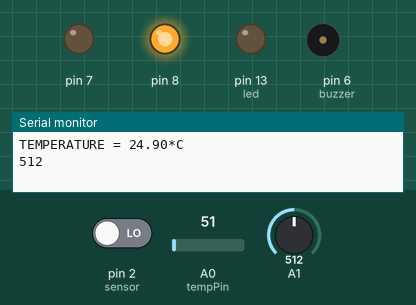
This sketch was run on a simulated Arduino Uno, built with avr-gcc and run on an emulated ATmega328P. Parts: output pins drawn as LEDs (lit = HIGH), buzzer (waves = sounding), the last lines printed to the serial monitor. The inputs (shaded band) are chosen by the test bench; at power-on: pin 2 (sensor) LOW, A1 = 512, A0 (tempPin) = 51.

Above: at 1.8 s.
1.9 s: pin 2 (sensor) driven HIGH
At 3.4 s:
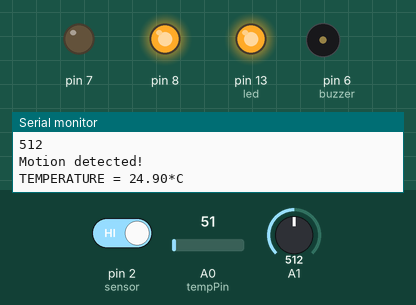
4.0 s: A1 set to 640
6.0 s: A1 set to 657
At 8.1 s:
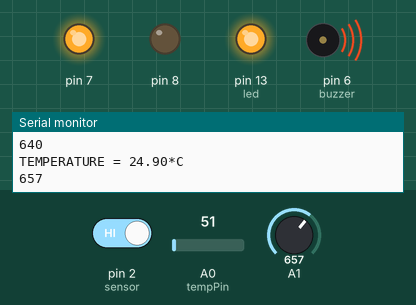
8.5 s: pin 2 (sensor) driven LOW
At 9.3 s:
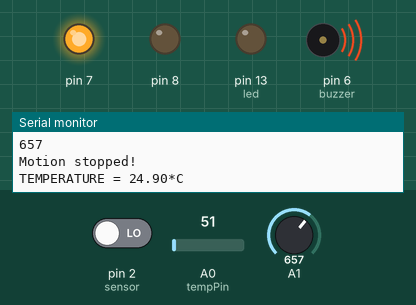
10.5 s: A1 set to 511
At 14.0 s:
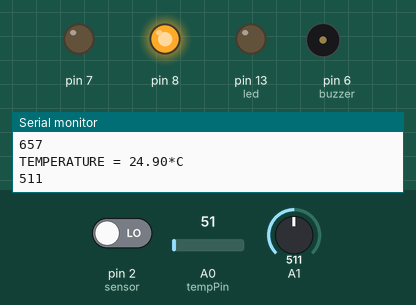
14.5 s: A1 set to 660
At 16.3 s:
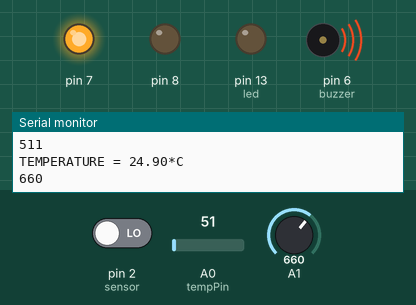
Timing chart, 0 to 17.8 s (numbered marks = the images above; inputs shaded):
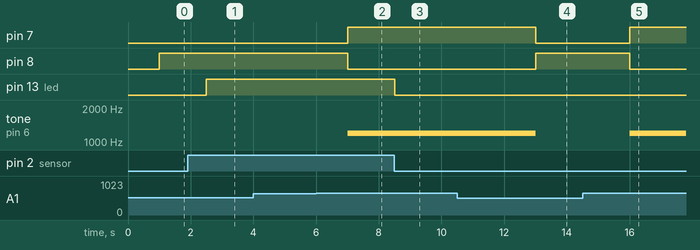

The sketch:

Kushal_Darira_-_Assignment_Week_1.ino
```cpp
float temp;
int tempPin = 0;
int led = 13;
int sensor = 2;
int state = LOW;
int val = 0;
int  valor_limite = 650;
const int buzzer = 6;


void setup() {
  Serial.begin(9600);
  pinMode(led, OUTPUT);
  pinMode(sensor, INPUT);
  pinMode(8, OUTPUT);
  pinMode(7, OUTPUT);
  pinMode(buzzer, OUTPUT);
}

void loop() {
   temp = analogRead(tempPin);
   temp = temp * 0.48828125;
   Serial.print("TEMPERATURE = ");
   Serial.print(temp);
   Serial.print("*C");
   Serial.println();
   delay(1000);
   Serial.println(analogRead(A1));
   if(analogRead(A1) > valor_limite){
    digitalWrite(8, LOW);
    digitalWrite(7, HIGH);
    tone(buzzer, 1200);
    delay(500);
  }
  else{
    digitalWrite(8, HIGH);
    digitalWrite(7, LOW);
    noTone(buzzer);
    delay(500);
    }
  delay (1000);

  val = digitalRead(sensor);
  if (val == HIGH) {
    digitalWrite(led, HIGH);
    delay(500);

    if (state == LOW) {
      Serial.println("Motion detected!");
      state = HIGH;
    }
  }
  else {
      digitalWrite(led, LOW);
      delay(500);

      if (state == HIGH){
        Serial.println("Motion stopped!");
        state = LOW;


    }
  }
}
```

Measured:
- the behaviour switches between 650 and 651 on A1 (found by bisection; images 1 and 2)
- after the input at 1.9 s, pin 13 (led): LOW → HIGH after 0.60 s
- after the input at 6.0 s, pin 7: LOW → HIGH after 1.0 s; pin 8: HIGH → LOW after 1.0 s; tone on pin 6 (buzzer): silent → 1200 Hz after 1.0 s
- after the input at 8.5 s, pin 13 (led): HIGH → LOW at once
- after the input at 10.5 s, pin 7: HIGH → LOW after 2.5 s; pin 8: LOW → HIGH after 2.5 s; tone on pin 6 (buzzer): 1200 Hz → silent after 2.5 s
- after the input at 14.5 s, pin 7: LOW → HIGH after 1.5 s; pin 8: HIGH → LOW after 1.5 s; tone on pin 6 (buzzer): silent → 1200 Hz after 1.5 s
